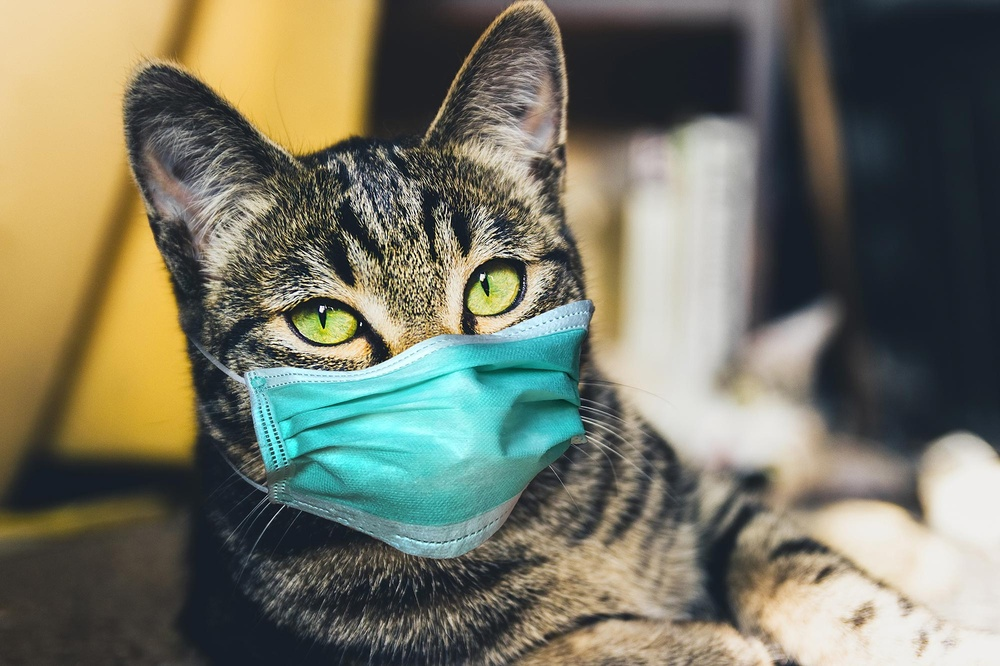
#> input picture input-images/cat.jpg, 1000 x 666 px, shrunk from 2000 x 1333 before the run, found by its file name
$ python blurrimage.py
#> lines starting #> are read from the running program, lines starting #| are printed output that depends on the picture
#Import required Image library
from PIL import Image, ImageFilter

#Open existing image
OriImage = Image.open('images/cat.jpg')
#> OriImage is the input picture: PIL image 1000x666 RGB; mean R, G, B 117.1, 117.2, 100.5
OriImage.show()

#Applying BoxBlur filter
boxImage = OriImage.filter(ImageFilter.BoxBlur(7))
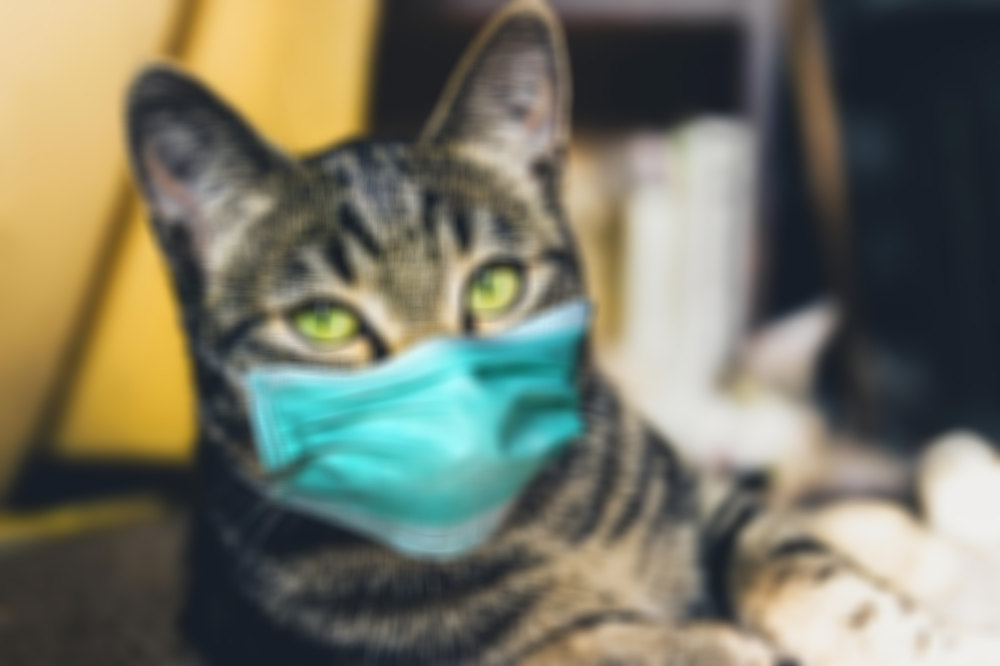
#> boxImage: PIL image 1000x666 RGB; mean R, G, B 117.1, 117.2, 100.5
boxImage.show()

#Save Boxblur image
boxImage.save('images/blurredcat.jpg')

$ run again, with input-images/clownfish.jpg copied over input-images/cat.jpg
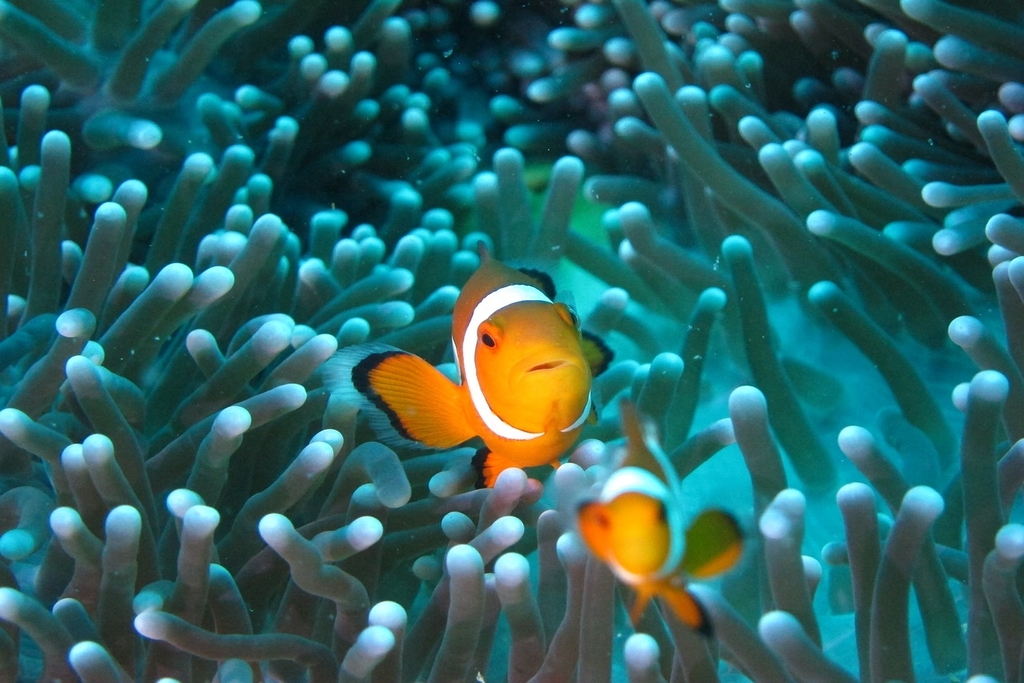
#> input picture input-images/clownfish.jpg, 1024 x 683 px, found by its file name
#> OriImage is the input picture: PIL image 1024x683 RGB; mean R, G, B 44.9, 97.7, 97.1
#> `boxImage = OriImage.filter(ImageFilter.BoxBlur(7))`:
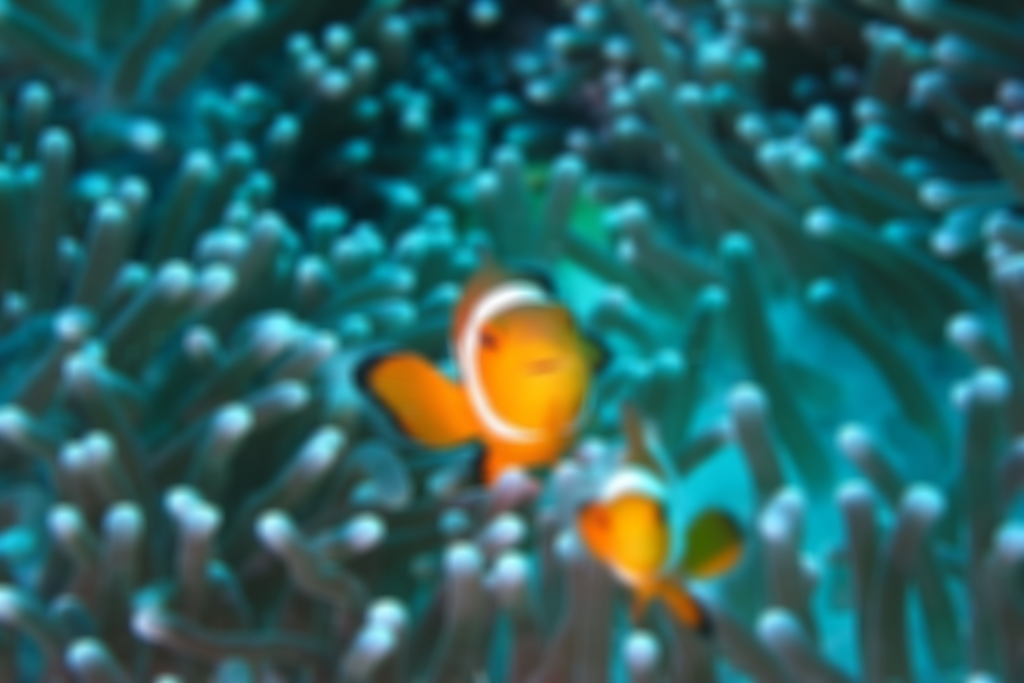
#> boxImage: PIL image 1024x683 RGB; mean R, G, B 44.9, 97.7, 97.1

$ run again, with input-images/cutedog.jpg copied over input-images/cat.jpg
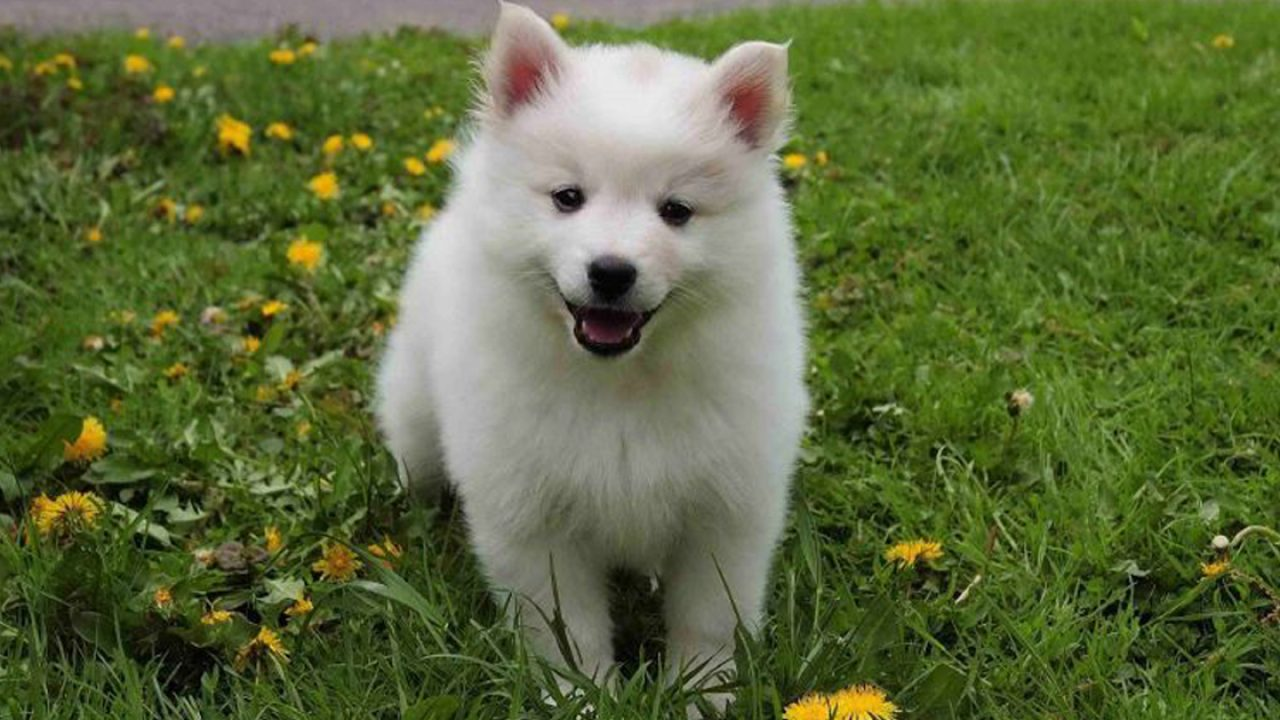
#> input picture input-images/cutedog.jpg, 1280 x 720 px, found by its file name
#> OriImage is the input picture: PIL image 1280x720 RGB; mean R, G, B 91.5, 105.5, 58.2
#> `boxImage = OriImage.filter(ImageFilter.BoxBlur(7))`:
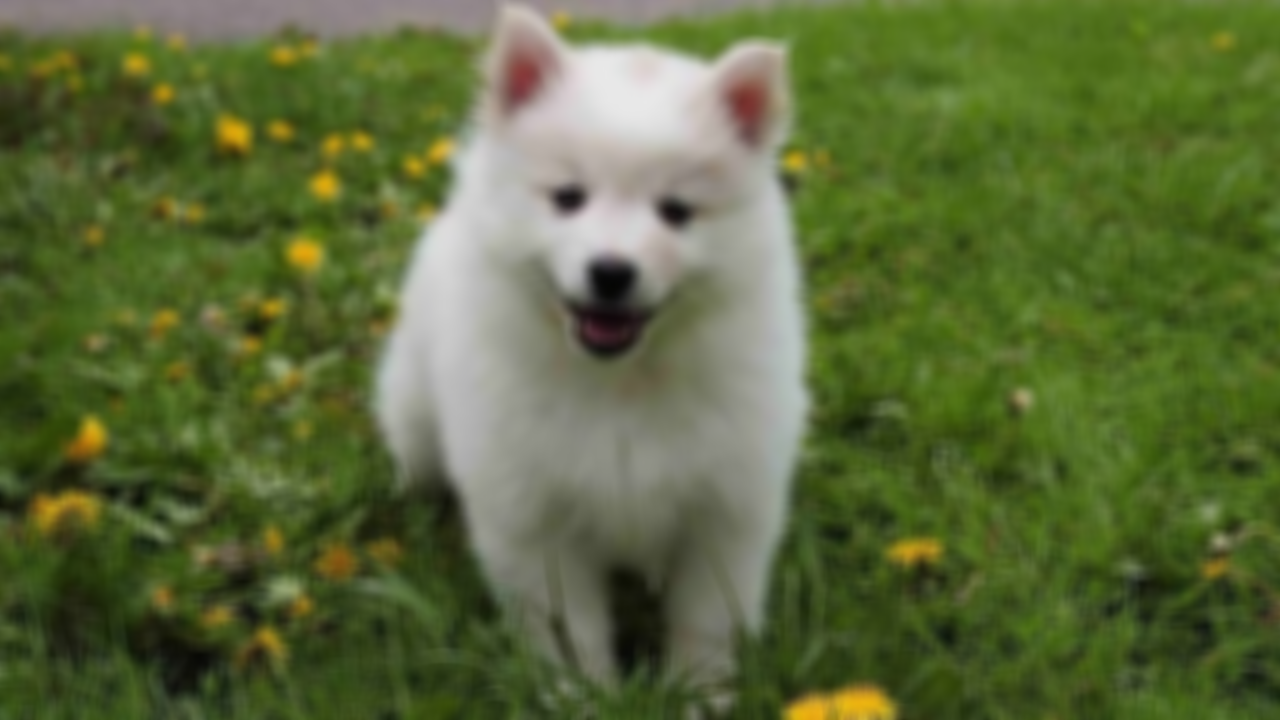
#> boxImage: PIL image 1280x720 RGB; mean R, G, B 91.5, 105.5, 58.2

$ run again, with input-images/flower.jpg copied over input-images/cat.jpg
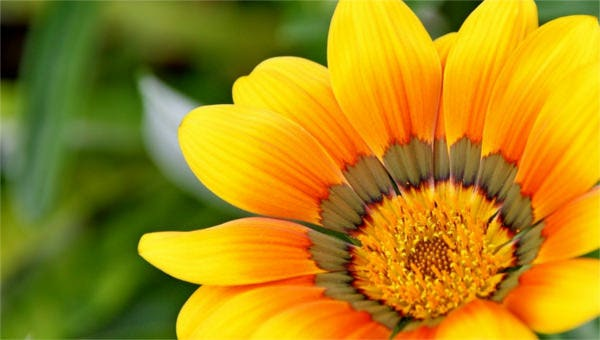
#> input picture input-images/flower.jpg, 600 x 340 px, found by its file name
#> OriImage is the input picture: PIL image 600x340 RGB; mean R, G, B 169.8, 137.5, 19.2
#> `boxImage = OriImage.filter(ImageFilter.BoxBlur(7))`:
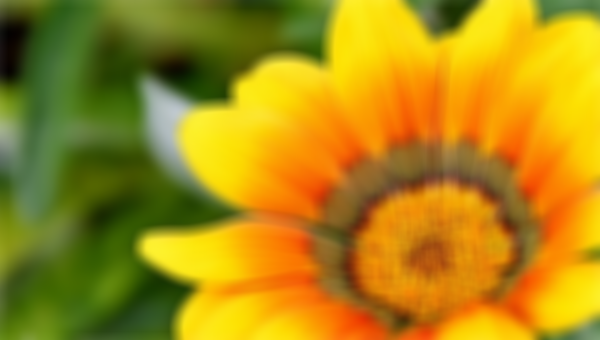
#> boxImage: PIL image 600x340 RGB; mean R, G, B 169.9, 137.7, 19.4
